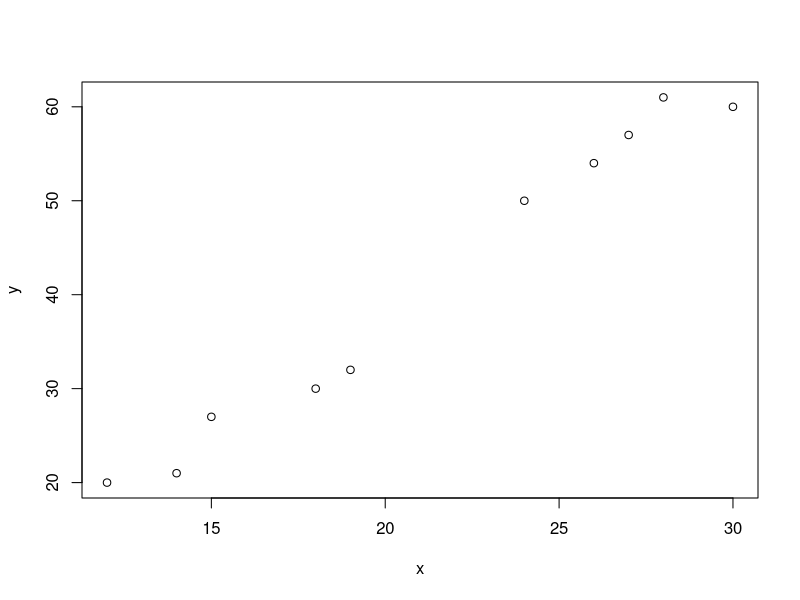
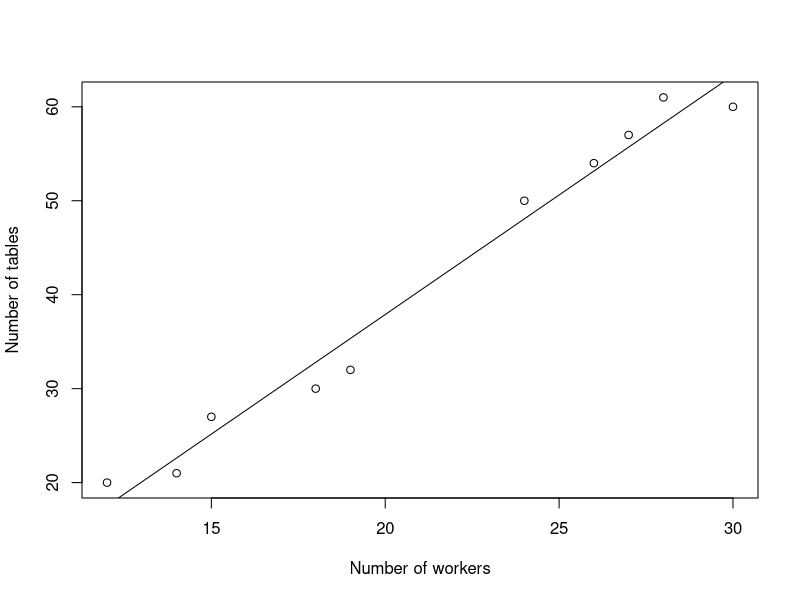

Write the R code that produced these figures, in order.
## ---- chunk 1
knitr::opts_chunk$set(echo = TRUE)
rm(list = ls())
## ---- chunk 2
x <- c(12, 30, 15, 24, 14, 18, 28, 26, 19, 27)
y <- c(20, 60, 27, 50, 21, 30, 61, 54, 32, 57)
x.mean <- mean(x)
x.mean

y.mean <- mean(y)
y.mean

## ---- chunk 3
plot(data.frame(x,y))
## ---- chunk 4
x.minus.xmean <- x - x.mean
x.minus.xmean
## ---- chunk 5
y.minus.ymean <- y - y.mean
y.minus.ymean
## ---- chunk 6
x.times.y <- x.minus.xmean * y.minus.ymean
x.times.y

sum.x.times.y <- sum(x.times.y)
sum.x.times.y
## ---- chunk 7
analysis.table <- cbind(x, y, x.minus.xmean, y.minus.ymean, x.times.y)
analysis.table
## ---- chunk 8

plot(x, y,
       xlab = "Number of workers",
       ylab = "Number of tables")
abline( lm(y~x) )

## ---- chunk 9
round(cov(x,y),2)
